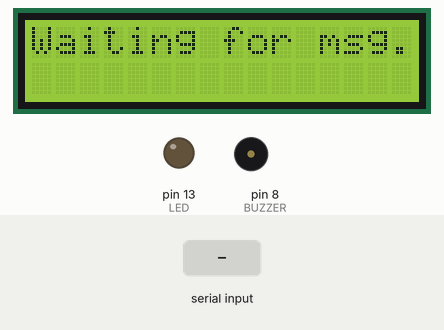
Simulated run of this sketch. Board: Arduino Uno, built with avr-gcc and run on an emulated ATmega328P. Shown: 16×2 character LCD, output pins drawn as LEDs (lit = HIGH), buzzer (waves = sounding, pin HIGH). Inputs (shaded band) come from the test bench. What the sketch prints to the serial monitor is not drawn.

Above: at 1.2 s.
1.3 s: "Buzzer\n" received over Serial
At 2.8 s:
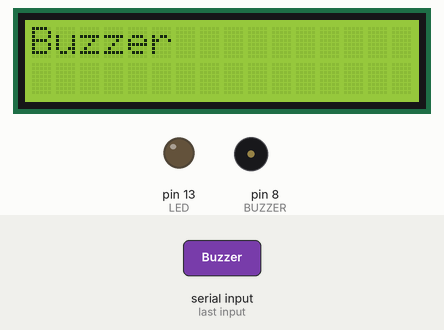
3.7 s: "LED\n" received over Serial
At 4.9 s:
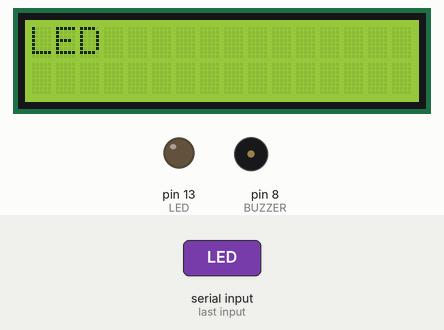
6.0 s: "On\n" received over Serial
At 7.2 s:
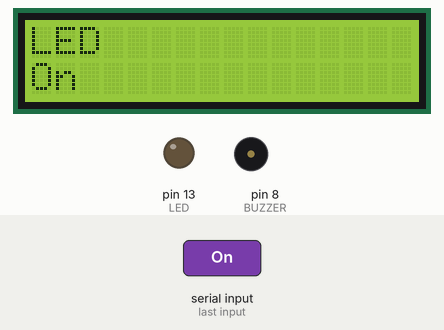
8.0 s: "Off\n" received over Serial
At 9.2 s:
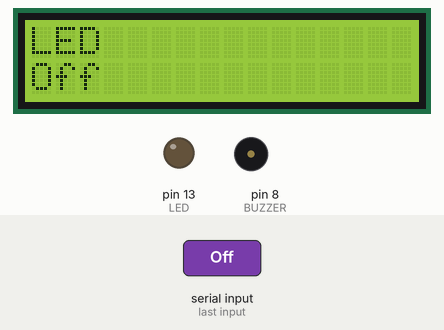
10.4 s: "Buzzer\n" received over Serial
At 11.6 s:
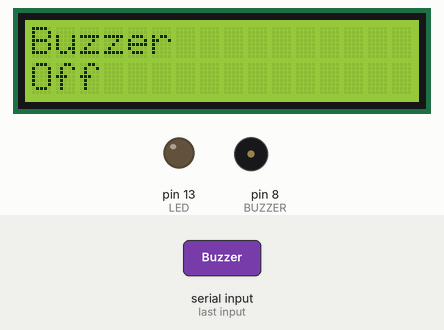
12.7 s: "On\n" received over Serial
At 13.9 s:
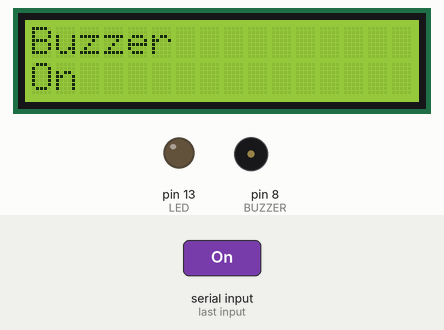
Timing chart, 0 to 15.7 s (numbered marks = the images above; inputs shaded):
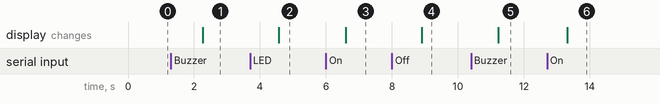

The sketch:

Arduino_parse_messages.ino
```cpp
#include <LiquidCrystal_I2C.h>

#define BUZZER    8           // Pin for buzzer
#define LED      13

struct header {
  char command[16]; /* for storing keywords such as Buzzer, LED, Motor, etc.*/
  char status[8];   /* for storing On and Off */
};


LiquidCrystal_I2C lcd(0x27, 16, 2);

struct header hdr;

String inputString = "";      // a String to hold incoming data
bool stringComplete = false;  // whether the string is complete
int buzzer = 0;
int led = 0;
int on_off = 0;


void setup() {
  // initialize serial:
  Serial.begin(9600);

  lcd.init();
  lcd.backlight();

  pinMode(BUZZER, OUTPUT);
  pinMode(LED, OUTPUT);

  // reserve 200 bytes for the inputString:
  inputString.reserve(200);

  lcd.setCursor(0,0);
  lcd.print("Waiting for msg.");
}

void display_message() {

}
void compare_string(char *s1, char *s2, int n) {

  Serial.print("Comparing ");
  Serial.print(s1);
  Serial.print(" and ");
  Serial.println(s2);

  if (strncmp(s1, s2, n) == 0) {

    Serial.println("The two strings are the same");

    if (strncmp(s1, "Buzzer", 6) == 0) {
      lcd.setCursor(0,0);
      lcd.print("Buzzer          ");
      buzzer = 1;
    }
    if (strncmp(s1, "LED", 3) == 0) {
      lcd.setCursor(0,0);
      lcd.print("LED             ");
      led = 1;
    }
    if (strncmp(s1, "Motor", 5) == 0) {
      lcd.setCursor(0,0);
      lcd.print("Motor           ");
      led = 1;
    }
    if (strncmp(s1, "On", 2) == 0) {
      lcd.setCursor(0,1);
      lcd.print("On              ");
      on_off = 1;
    }
    if (strncmp(s1, "Off", 3) == 0) {
      lcd.setCursor(0,1);
      lcd.print("Off             ");
      on_off = 0;
    }
  } else {
    Serial.println("The two strings are not the same");
  }
}

void processMessage(char *message) {
  int i=0;
  int n=0;
  int len = 0;
  char buffer[12];

  len = strlen(message);

  for (i=0,n=0; i <= len; i++) {
    buffer[n++] = message[i];
    if ((message[i] == ' ') || (message[i] == '\n')) {
      Serial.println(buffer);
      compare_string(buffer, "On", 2);
      compare_string(buffer, "Off", 3);
      compare_string(buffer, "Buzzer", 6);
      compare_string(buffer, "LED", 3);
      n = 0;
    }
  }
}

void control_devices() {

    if ((buzzer == 1) && (on_off == 1)) {
      buzzer = 0;
      digitalWrite(BUZZER, HIGH);
    }

    if ((buzzer == 1) && (on_off == 0)) {
      buzzer = 0;
      digitalWrite(BUZZER, LOW);
    }

    if ((led == 1) && (on_off == 1)) {
      led = 0;
      digitalWrite(LED, HIGH);
    }

    if ((led == 1) && (on_off == 0)) {
      led = 0;
      digitalWrite(LED, LOW);
    }
}

void loop() {
  char buf[24];

  delay(500);

  // print the string when a newline arrives:
  if (stringComplete) {
    Serial.println(inputString);
    inputString.toCharArray(buf, 24);
    // clear the string:
    inputString = "";
    stringComplete = false;

    processMessage(buf);

    control_devices();
  }
}

void serialEvent() {
  while (Serial.available()) {
    // get the new byte:
    char inChar = (char) Serial.read();

    Serial.println(inChar);

    // add it to the inputString:
    inputString += inChar;

    // if incoming character is a newline,
    // set a flag so loop() function can
    // do something about it:
    if (inChar == '\n') {
      stringComplete = true;
    }
  }
}
```

Measured:
- after the input at 1.3 s, the display: changes after 0.96 s (image 1)
- after the input at 3.7 s, the display: changes after 0.87 s (image 2)
- after the input at 6.0 s, the display: changes after 0.59 s (image 3)
- after the input at 8.0 s, the display: changes after 0.90 s (image 4)
- after the input at 10.4 s, the display: changes after 0.82 s (image 5)
- after the input at 12.7 s, the display: changes after 0.61 s (image 6)
